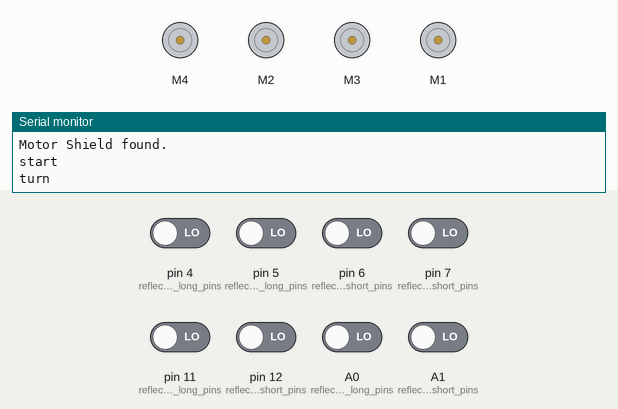
This program was run on a simulated Arduino Uno, built with avr-gcc and run on an emulated ATmega328P. Shown: 4 × DC motor (green arrow = forward, orange = backward, longer = faster), the last lines printed to the serial monitor. Inputs (shaded band) come from the test bench; at power-on: A0 (reflectance_long_pins), A1 (reflectance_short_pins), pin 4 (reflectance_long_pins), pin 5 (reflectance_long_pins), pin 6 (reflectance_short_pins), pin 7 (reflectance_short_pins), pin 11 (reflectance_long_pins), pin 12 (reflectance_short_pins) LOW.

Above: at 3.3 s.
3.4 s: pin 11 (reflectance_long_pins) driven HIGH
At 5.8 s:
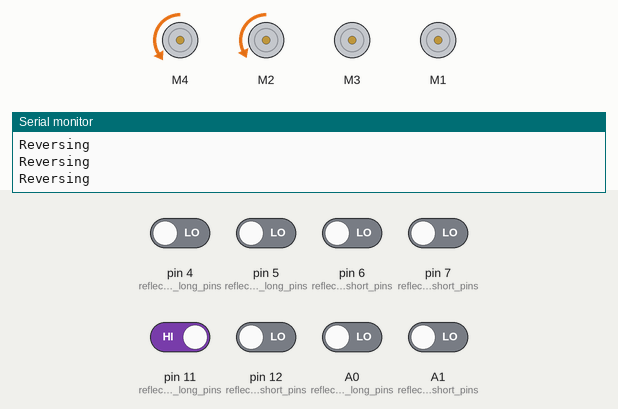
6.6 s: pin 11 (reflectance_long_pins) driven LOW
At 6.9 s:
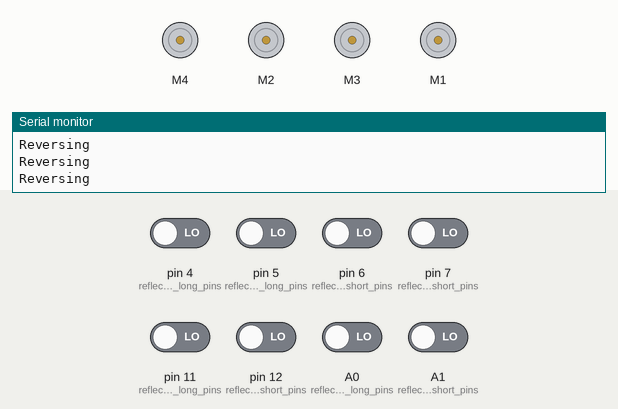
10.7 s: pin 12 (reflectance_short_pins) driven HIGH
At 12.5 s:
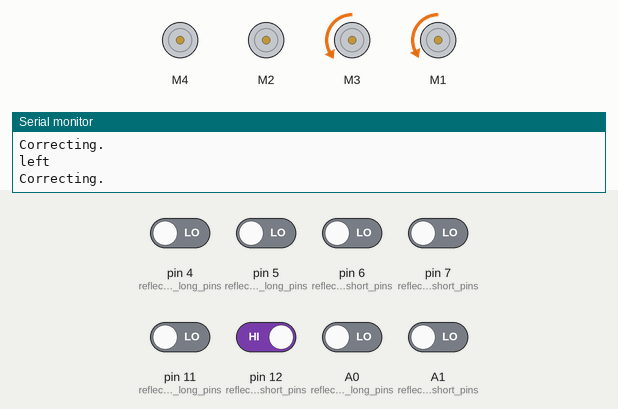
13.1 s: A1 (reflectance_short_pins) driven HIGH
At 13.8 s:
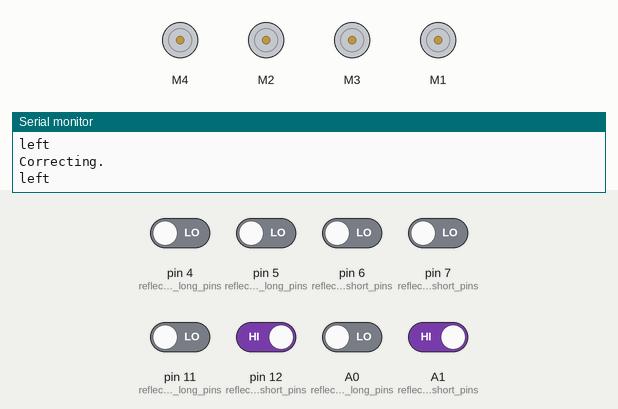
16.6 s: pin 12 (reflectance_short_pins) driven LOW
At 17.7 s:
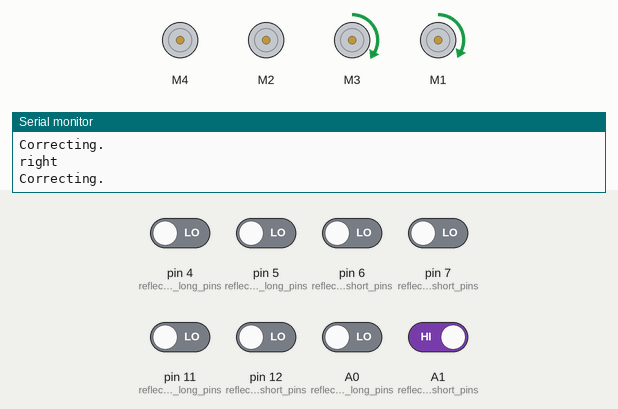
18.1 s: A1 (reflectance_short_pins) driven LOW
At 18.5 s:
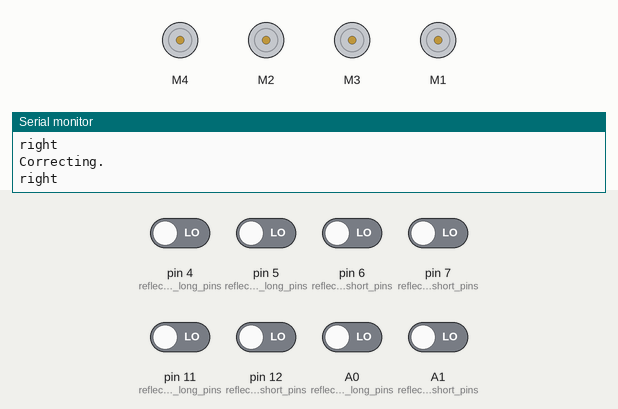
Timing chart, 0 to 21.1 s (numbered marks = the images above; inputs shaded):
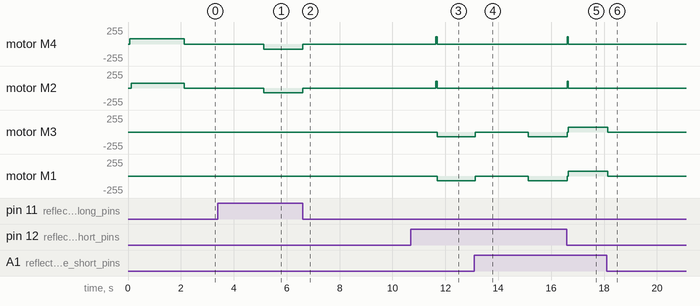

The program:

main.cpp
```cpp
#include "main.h"

/**
 * @brief One time initialization of for the primary microcontroller and components. Ends with leaving the white starting box
 *
 */
void setup()
{
  Serial.begin(115200);
  interrupt_setup();
  motor_shield_setup();
  line_follower_setup();
  escape_white_box();
}

/**
 * @brief One time initialization of interrupt handlers. Called from main arduino setup.
 *
 */
void interrupt_setup()
{
    /* Initialize interrupt pins */
  pinMode(INTERRUPT_PIN_NET, INPUT); // net
  pinMode(INTERRUPT_PIN_TREE, INPUT); //tree

  attachInterrupt(digitalPinToInterrupt(INTERRUPT_PIN_NET), netdetect, RISING);
  attachInterrupt(digitalPinToInterrupt(INTERRUPT_PIN_TREE), treedetect, RISING);
  //attachInterrupt(digitalPinToInterrupt(INTERRUPT_PIN_CUP), cupdetect, RISING);

}

/**
 * @brief Control logic while the robot is operating on the short road of the track
 *
 */
void short_section()
{
  unsigned int sensorValues[4];
  reflectanceSensorshort.read(sensorValues,QTR_EMITTERS_ON);

  if (sensorValues[1] > threshold && sensorValues[2] < threshold)
  {
    turnleftshort(sensorValues);
    return;
  }

  //if center right sees white
  if (sensorValues[2] > threshold && sensorValues[1] < threshold)
  {
    turnrightshort(sensorValues);
    return;
  }

  if (sensorValues[0] > threshold || sensorValues[3] > threshold)
  {
    //enter_white_box(speediShort);
    //return;
  }

  checkturnshort(sensorValues);

}

/**
 * @brief Control logic while the robot is operating on the long road of the track
 *
 */
void long_section()
{
  unsigned int sensorValues[4];
  reflectanceSensorlong.read(sensorValues,QTR_EMITTERS_ON);

  if (sensorValues[1] > threshold && sensorValues[2] < threshold)
  {
    turnleftlong(sensorValues);
    return;
  }

  //if center right sees white
  if (sensorValues[2] > threshold && sensorValues[1] < threshold)
  {
    turnrightlong(sensorValues);
    return;
  }

  if (sensorValues[0] > threshold || sensorValues[3] > threshold)
  {
    //Should we ever get here?
    //enter_white_box(speediShort);
    //Engage crying protocol
    //return;
  }

  checkturnlong(sensorValues);

}


/**
 * @brief Core control loop that implements a round-robin w/ interrupts design to handle ISRs as events
 *
 */
void loop()
{

  static uint16_t lastSampleTime = 0;

  //currently, any of the three interrupts just stops the motors
  if (net == true)
  {
    //stopmotors();
    //delay(5000);
    Serial.print("NET\n");
  }
  else if (tree == true)
  {
    //stopmotors();
    //delay(5000);
    Serial.print("TREE\n");
  }
  // else if (cup == true)
  // {
  //   //stopmotors();
  //   Serial.print("CUP\n");
  // }

  net = false;
  tree = false;
  cup = false;


  //if it has been 100ms
  if ((uint16_t)(millis() - lastSampleTime) >= sensRefresh)
  {
    lastSampleTime = millis();

    //choose which sensor array to read from depending on whether we are on the short or long section of the road
    if(shortroad)
    {
      short_section();
      return;
    }

    long_section();

  }

}

/**
 * @brief ISR to enable flags when a cup is detected from the secondary microcontroller
 *
 */
void cupdetect()
{
  cup = true;
}

/**
 * @brief ISR to enable flags when a tree is detected from the secondary microcontroller
 *
 */
void treedetect()
{
  tree = true;
}

/**
 * @brief ISR to enable flags when a net is detected from the secondary microcontroller
 *
 */
void netdetect()
{
  net = true;
}
```

globals.h
```cpp
#ifndef GLOBALS_H
#define GLOBALS_H

#include <Arduino.h>
#include <ZumoShield.h>

/* INTERRUPT CONFIG */
#define INTERRUPT_PIN_NET 18
#define INTERRUPT_PIN_CUP 0
#define INTERRUPT_PIN_TREE 19

/* MOVEMENT PINS */
#define PIN_MOTOR_1 9
#define PIN_MOTOR_ENABLE 8

extern ZumoReflectanceSensorArray reflectanceSensorshort;
extern ZumoReflectanceSensorArray reflectanceSensorlong;

extern bool shortroad;

extern const unsigned int debug_delay;
extern const unsigned int threshold;

/* MOVEMENT FUNCTIONS */
void enter_white_box(const unsigned int speedi);
void escape_white_box();
void stopmotors();

//when on short road, turn or adjust left
void turnleftshort(unsigned int sensorValues[]);

//when on short road, turn or adjust left
void turnleftlong(unsigned int sensorValues[]);

//when on short road, turn or adjust right
void turnrightshort(unsigned int sensorValues[]);

//when on long road, turn or adjust right
void turnrightlong(unsigned int sensorValues[]);

void checkturnshort(unsigned int sensorValues[]);

void checkturnlong(unsigned int sensorValues[]);

#endif
```

main.h
```cpp
#ifndef MAIN_H
#define MAIN_H

#include "globals.h"
#include <SPI.h>
#include <Wire.h>

const unsigned int sensRefresh = 25;  //line follow sens refresh rate
const unsigned int threshold = 1700;

/* LINE FOLLOWER */
ZumoReflectanceSensorArray reflectanceSensorshort;
ZumoReflectanceSensorArray reflectanceSensorlong;

/* SETUP FUNCTIONS */
void motor_shield_setup();
void interrupt_setup();
void line_follower_setup();
void escape_white_box();
void linear_servo_setup();

/* ISRs */
void netdetect();
void cupdetect();
void treedetect();

/* Initialize data */
bool shortroad = true;
volatile bool cup = false;
volatile bool tree = false;
volatile bool net = false;

#endif /*MAIN_H */
```

movement.h
```cpp
#ifndef MOVEMENT_H
#define MOVEMENT_H

#include <Adafruit_MotorShield.h>
#include <Adafruit_VL53L0X.h>

#define M1_MOD 1.1 //M4
#define M2_MOD 1 //M2
#define M3_MOD 1.05 //M3
#define M4_MOD 1 //M1

/* MOTOR CONFIG */
Adafruit_MotorShield AFMS = Adafruit_MotorShield();
Adafruit_DCMotor *M1 = AFMS.getMotor(4);
Adafruit_DCMotor *M2 = AFMS.getMotor(2);
Adafruit_DCMotor *M3 = AFMS.getMotor(3);
Adafruit_DCMotor *M4 = AFMS.getMotor(1);

unsigned int walldistance = 200;
const unsigned int speedi = 100;  //M1 M2, short white line section motor speed
const unsigned int slow   = 70;       //motor correction speed (M1 & M2)
const unsigned int debug_delay = 50;  //debug_correct_stop delay amount in ms

int dir = FORWARD;

#endif //MOVEMENT_H
```

line_follower.cpp
```cpp
#include "globals.h"

/* LINE FOLLOW CONFIG */
#define SENSORS_PER_ARRAY 4

byte reflectance_short_pins[] = 	{6, 12, A1, 7};
byte reflectance_long_pins[]  = 	{4, 11, A0, 5};

/**
 * @brief Setup is a one time call to initialize pinout and calibrate reflectance array before use
 *
 */
void line_follower_setup()
{
  reflectanceSensorshort.init(reflectance_short_pins, SENSORS_PER_ARRAY);
  reflectanceSensorlong.init(reflectance_long_pins, SENSORS_PER_ARRAY);

  reflectanceSensorshort.calibrate();
  reflectanceSensorlong.calibrate();
  delay(20);
}
```

movement.cpp
```cpp
#include "globals.h"
#include "movement.h"

/**
 * @brief Debug function used to indicate when a realignment occurred and optionally, stop the motors for physical inspection.
 *
 */
void debug_correct_stop()
{
  Serial.println("Correcting.");
  //stopmotors();
  delay(debug_delay);
}

/**
 * @brief Setup is a one time call to initialize the Adafruit motorshield
 *
 */
void motor_shield_setup()
{
  while (!AFMS.begin())
  {
	// create with the default frequency 1.6KHz
  	// if (!AFMS.begin(1000)) {  // OR with a different frequency, say 1KHz
    Serial.println("Could not find Motor Shield. Check wiring.");
    delay(2000);
  }

  Serial.println("Motor Shield found.");
}


/**
 * @brief Test function to use reflectance arrays to stop the robot and change conditions upon reaching the end of the track
 * and if the far left and right sensors see white, assume we are at the very end and have entered the white square
 * this will need to be tested to hardcode where to stop in the white square
*/
void enter_white_box(const unsigned int speedi)
{
    M1->run(BACKWARD);
    M2->run(BACKWARD);

    M3->run(RELEASE);
    M4->run(RELEASE);

    M1->setSpeed(speedi);
    M2->setSpeed(speedi);

    M3->setSpeed(0);
    M4->setSpeed(0);

    delay(10); //enough to get fully in white square

    M1->run(RELEASE);
    M2->run(RELEASE);

    M1->setSpeed(0);
    M2->setSpeed(0);

    while(1)
    {
      //trapped in here once done
    }
}

/**
 * @brief Test function to use reflectance arrays to orient the robot and leave the white box using only the reflectance arrays
 *
*/
void escape_white_box()
{

    //start going forward
    /*wheels(M1, M2, Adafruit_DCMotor::run, FORWARD); */
  M1->run(FORWARD);
  M2->run(FORWARD);

  M1->setSpeed(slow*M1_MOD);
  delay(50);
  M2->setSpeed(slow*M2_MOD);

  M3->setSpeed(0);
  M4->setSpeed(0);

  delay(2000); //decide how long to get out of the white square!
  /**@TODO Distance sensor to solve this? */

  Serial.print("start\n");

}


/**
 * @brief Realign the robot to the left while oriented on the short road
 *
 * @param sensorValues Reflectance array values available if adjustments require additional control logic
 */
void turnleftshort(unsigned int sensorValues[])
{
  debug_correct_stop();

  M3->run(BACKWARD);
  M4->run(BACKWARD);

  M1->run(RELEASE);
  M2->run(RELEASE);

  M3->setSpeed(slow*M3_MOD);
  M4->setSpeed(slow * M4_MOD);

  Serial.print("left\n");
}

/**
 * @brief Realign the robot to the right while oriented on the short road
 *
 * @param sensorValues Reflectance array values available if adjustments require additional control logic
 */
void turnrightshort(unsigned int sensorValues[])
{
  debug_correct_stop();

  M3->run(FORWARD);
  M4->run(FORWARD);

  M1->run(RELEASE);
  M2->run(RELEASE);

  M3->setSpeed(slow * M3_MOD);
  M4->setSpeed(slow * M4_MOD);

  Serial.print("right\n");
}


/**
 * @brief Realign the robot to the left while oriented on the long road
 *
 * @param sensorValues Reflectance array values available if adjustments require additional control logic
 */
void turnleftlong(unsigned int sensorValues[])
{
  debug_correct_stop();

  M1->run(BACKWARD);
  M2->run(BACKWARD);

  M3->run(RELEASE);
  M4->run(RELEASE);

  M1->setSpeed(slow * M1_MOD);
  M2->setSpeed(slow * M2_MOD);

  Serial.print("Left long\n");
}


/**
 * @brief Realign the robot to the left while oriented on the long road when detected
 *
 * @param sensorValues Reflectance array values available if adjustments require additional control logic
 */
void turnrightlong(unsigned int sensorValues[])
{
  debug_correct_stop();

  M1->run(FORWARD);
  M2->run(FORWARD);

  M3->run(RELEASE);
  M4->run(RELEASE);

  M1->setSpeed(slow*M1_MOD);
  M2->setSpeed(slow*M2_MOD);

  Serial.print("Right long\n");
}


/**
 * @brief Stop all motion for the robot
 *
 */
void stopmotors()
{
  M1->run(RELEASE);
  M2->run(RELEASE);
  M3->run(RELEASE);
  M4->run(RELEASE);

  M3->setSpeed(0);
  M4->setSpeed(0);
  M1->setSpeed(0);
  M2->setSpeed(0);
}

/**
 * @brief Polling function designed to change the robot state to move along the long road
 *
 * @param sensorValues Reflectance array values available if adjustments require additional control logic
 */
void checkturnshort(unsigned int sensorValues[])
{
  if (sensorValues[0] <= threshold)
  {
    //does the far right sensor also detect white?
    M1->run(RELEASE);
    M2->run(RELEASE);
    M3->run(RELEASE);
    M4->run(RELEASE);

    M1->setSpeed(0);
    M2->setSpeed(0);

    delay(1000); /**@TODO Arbitrary? */

    M1->run(BACKWARD);
    M2->run(BACKWARD);

    M1->setSpeed(slow*M1_MOD);
    M2->setSpeed(slow*M2_MOD);

    Serial.print("turn\n");

    shortroad = false;

    //read new sensor values
    reflectanceSensorlong.read(sensorValues,QTR_EMITTERS_ON);


    //while the middle two sensors are black, keep updating the sensor values
    while (sensorValues[1] > threshold || sensorValues[2] > threshold)
    {
      reflectanceSensorlong.read(sensorValues,QTR_EMITTERS_ON);
      Serial.println("Reversing");
    }
    //once the middle two sensors see white, stop M1 and M2
    //and run M3 and M4 forward on the long road section

    M1->run(RELEASE);
    M2->run(RELEASE);

    M1->setSpeed(0);
    M2->setSpeed(0);

    M3->run(FORWARD);
    M4->run(FORWARD);

    M3->setSpeed(speedi*M3_MOD);
    M4->setSpeed(speedi*M4_MOD);

    shortroad = false; /* This is set twice */

  }

  else
  { //no turn detected, continue straight
    M1->run(dir);
    M2->run(dir);

    M3->run(RELEASE);
    M4->run(RELEASE);

    M1->setSpeed(speedi*M1_MOD);
    M2->setSpeed(speedi*M2_MOD);

    Serial.print("forward\n");
  }
}


/**
 * @brief Polling function designed to change the robot state to move along the short road when detected
 *
 * @param sensorValues Reflectance array values available if adjustments require additional control logic
 */
void checkturnlong(unsigned int sensorValues[])
{
  if (sensorValues[0] <= threshold)
  { //does the far right sensor also detect white?
    M1->run(RELEASE);
    M2->run(RELEASE);
    M3->run(RELEASE);
    M4->run(RELEASE);

    M1->setSpeed(0);
    M2->setSpeed(0);

    delay(1000);

    M3->run(BACKWARD);
    M4->run(BACKWARD);

    M3->setSpeed(slow*M3_MOD);
    M4->setSpeed(slow*M4_MOD);

    Serial.print("turn\n");

    shortroad = true;

    //read new sensor values
    reflectanceSensorshort.read(sensorValues,QTR_EMITTERS_ON);

    //while the middle two sensors are black, keep updating the sensor values
    while (sensorValues[1] > threshold && sensorValues[2] > threshold)
    {
      reflectanceSensorshort.read(sensorValues,QTR_EMITTERS_ON);
    }

    //once the middle two sensors see white, stop M1 and M2
    //and run M1 and M2 backward on the short road section

    M3->run(RELEASE);
    M4->run(RELEASE);

    M3->setSpeed(0);
    M4->setSpeed(0);

    M1->run(dir);
    M2->run(dir);

    M1->setSpeed(speedi*M1_MOD);
    M2->setSpeed(speedi*M2_MOD);
  }
  else
  {
    //check distance sensor here!!!!! Stop and change direction if wall detected too close
    /*tof.rangingTest(&wallmeasure, false);
    if (wallmeasure.RangeMilliMeter < walldistance){
      stopmotors();
      delay(2000);
      dir = BACKWARD;
    }*/

    M3->run(dir);
    M4->run(dir);

    M1->run(RELEASE);
    M2->run(RELEASE);

    M3->setSpeed(speedi*M3_MOD);
    M4->setSpeed(speedi*M4_MOD);

    Serial.print("forward\n");
  }
}
```

Measured:
- after the input at 3.4 s, motor M4: stopped → backward 77/255 after 1.7 s; motor M2: stopped → backward 70/255 after 1.7 s
- after the input at 6.6 s, motor M4: backward 77/255 → stopped at once; motor M2: backward 70/255 → stopped at once
- after the input at 10.7 s, motor M4: stopped → forward 110/255 after 0.93 s, → stopped 0.05 s later; motor M2: stopped → forward 100/255 after 0.93 s, → stopped 0.05 s later; motor M3: stopped → backward 73/255 after 0.99 s; motor M1: stopped → backward 70/255 after 0.99 s
- after the input at 13.1 s, motor M3: backward 73/255 → stopped at once, → backward 73/255 2.0 s later; motor M1: backward 70/255 → stopped at once, → backward 70/255 2.0 s later
- after the input at 16.6 s, motor M4: stopped → forward 110/255 at once, → stopped 0.05 s later; motor M2: stopped → forward 100/255 at once, → stopped 0.05 s later; motor M3: backward 73/255 → forward 73/255 at once; motor M1: backward 70/255 → forward 70/255 at once
- after the input at 18.1 s, motor M3: forward 73/255 → stopped after 0.05 s; motor M1: forward 70/255 → stopped after 0.05 s
